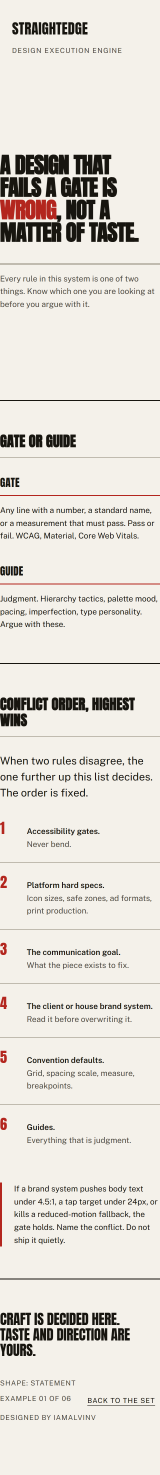
#> input picture examples/renders/01-320.png, 640 x 5900 px (shown at 1/4 size)
$ python -i render.py   (imports and definitions only)
#> lines starting #> are read from the running program, lines starting #| are printed output that depends on the picture
#!/usr/bin/env python3
"""Render an HTML file to PNG and produce the blurred squint-test frame.

  python3 render.py page.html --width 1440 --out render.png
  python3 render.py page.html --thumb --out thumb.png    # viewport crop for a gallery
  python3 render.py page.html --reflow                   # also the 320px gate check

Full-page capture is the default and it is the right frame for reviewing a whole
page. It is the wrong frame for a gallery: a long page becomes a tall strip that
renders as an unreadable sliver in a grid. Use --thumb for anything a viewer
scans at small size. It captures the first screen at 1440 by 900, the 16:10 crop
a reader actually meets first, and downscales to 1200 wide.
"""
import argparse
import os
import sys


# [22 lines left out: functions render, downscale, not called in this run]


def squint(src, dst, radius=14):
#> called with src = '../examples/renders/01-320.png', dst = 'out.png', radius = 14
    from PIL import Image, ImageFilter
    img = Image.open(src).convert("RGB")
#> img is the input picture: PIL image 640x5900 RGB; mean R, G, B 227, 223.1, 216.1
    img.filter(ImageFilter.GaussianBlur(radius)).save(dst)
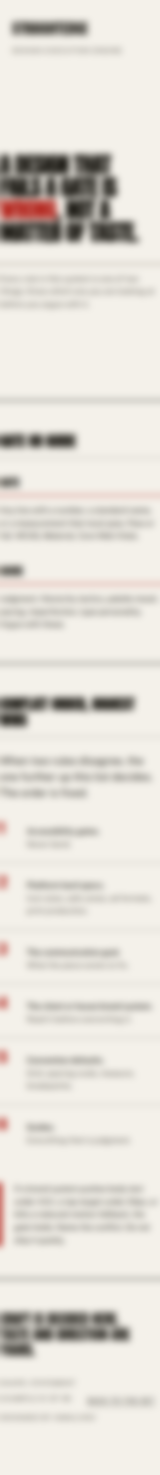
#> saved as out.png: PIL image 640x5900 RGB (shown at 1/4 size); mean R, G, B 227.1, 223.2, 216.3


# [40 lines left out: function main, not called in this run]


# [2 lines not run here, left out]

>>> result = squint('../examples/renders/01-320.png', 'out.png')

$ run again, on examples/renders/03-320.png
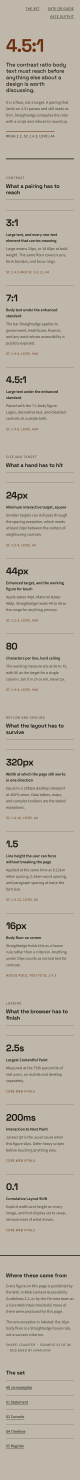
#> input picture examples/renders/03-320.png, 640 x 11836 px (shown at 1/8 size)
#> in squint, img is the input picture: PIL image 640x11836 RGB; mean R, G, B 184.7, 177.6, 163.7
#> in squint, `img.filter(ImageFilter.GaussianBlur(radius)).save(dst)`:
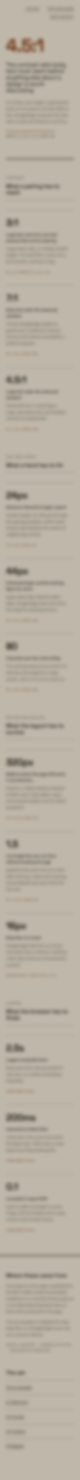
#> saved as out.png: PIL image 640x11836 RGB (shown at 1/8 size); mean R, G, B 184.7, 177.6, 163.8

$ run again, on examples/renders/04-320.png
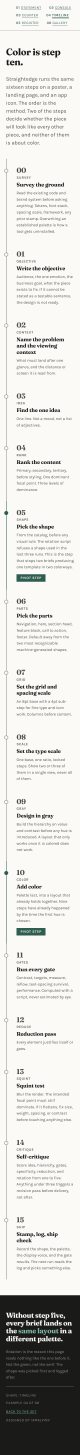
#> input picture examples/renders/04-320.png, 640 x 11640 px (shown at 1/8 size)
#> in squint, img is the input picture: PIL image 640x11640 RGB; mean R, G, B 218.7, 218.1, 215.1
#> in squint, `img.filter(ImageFilter.GaussianBlur(radius)).save(dst)`:
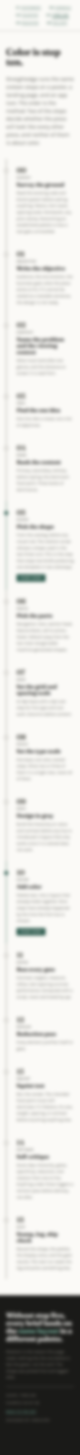
#> saved as out.png: PIL image 640x11640 RGB (shown at 1/8 size); mean R, G, B 218.7, 218.1, 215.1

$ run again, on examples/renders/05-320.png
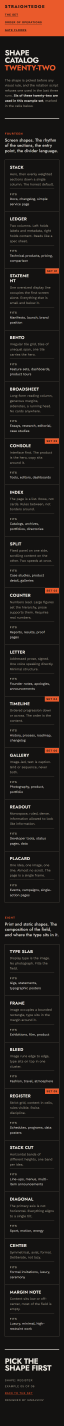
#> input picture examples/renders/05-320.png, 640 x 14258 px (shown at 1/10 size)
#> in squint, img is the input picture: PIL image 640x14258 RGB; mean R, G, B 34.6, 29, 26
#> in squint, `img.filter(ImageFilter.GaussianBlur(radius)).save(dst)`:
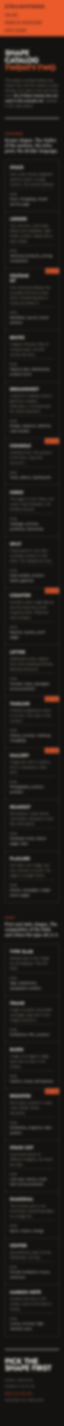
#> saved as out.png: PIL image 640x14258 RGB (shown at 1/10 size); mean R, G, B 34.5, 28.9, 26
